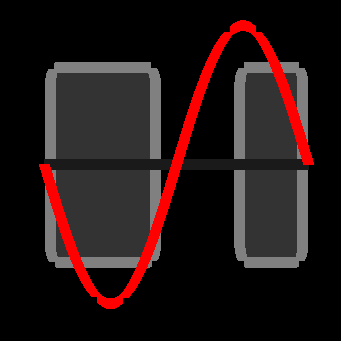

The MATLAB script that drew this image: (Note: this script raises an error after producing the figure.)

ls = 8;
x=-pi:.0001:pi;
y1 = sin(x);
y2 = cos(x);

figure(1);
clf;
hold on;



hl3= rectangle('Position',[-3,-.7,2.5,1.4],...
        'Curvature',0.2,...,
        'FaceColor',[.2 .2 .2],...
         'LineWidth',2,'LineStyle','-')
set(hl3,'EdgeColor',[.5 .5 .5]);

hl4= rectangle('Position',[1.5,-.7,1.5,1.4],...
    'Curvature',0.2,...
    'FaceColor',[.2 .2 .2],...
         'LineWidth',2,'LineStyle','-')
set(hl4,'EdgeColor',[.5 .5 .5]);





hl1 = line([min(x) max(x)],[0 0]);
set(hl1,'Color',[.1 .1 .1]);
hl2 = plot(x,y1,'r-');
%hl3 = plot(x,y2,'b-');
%hl3=hl2;




set(gcf,'GraphicsSmoothing','off')





axis off;
xlim([min(x) max(x)]);
% Remove the ticks - otherwise the place for the labels is reserved, even
% though they are not shown because of 'axis off'.
set(gca,'xticklabel','')
set(gca,'yticklabel','')

r = 150; 

sizes=[512 64 48 32 24];
lss=[8 2 2 1 1];

for s=1:length(sizes)
    set(hl1,'LineWidth',lss(s));
    set(hl2,'LineWidth',lss(s));
    set(hl3,'LineWidth',lss(s));
    set(hl4,'LineWidth',lss(s));
    


    set(gcf, 'PaperUnits', 'inches', 'PaperPosition', [0 0 sizes(s) sizes(s)]/r);

    
    %bg=[.9 .9 1];
    %bg=[0 1 0];
    bg=[0 0 0];
    %whitebg(bg)
    set(gcf,'Color',bg)

    set(gcf,'InvertHardcopy','off')
    
    %set(gcf,'color',bg)
    
    %set(gca,'color',[.8 .1 .8])

    fname = ['sine' num2str(sizes(s)) '.png'];
    %print(gcf,'-dpng',sprintf('-r%d',r), fname);
    print(gcf,'-dpng',sprintf('-r%d',r), 'tmp.png');
    cdata = imread('tmp.png');
    imwrite(cdata, fname, 'png', 'BitDepth', 16, 'transparency', bg)   
end


